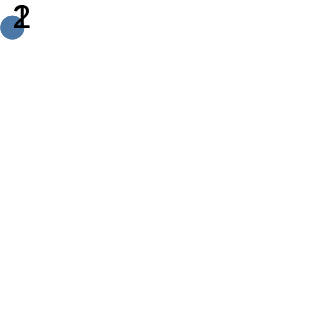

Vega-Lite specification for this chart:
### Vega specification from a JSON file in a GitHub repository (floating-point values rounded to 4 significant figures)
{"width": 100, "height": 100, "data": [{"name": "t", "values": [{"n": 1}, {"n": 2}]}], "scales": [{"name": "q", "type": "linear", "domain": {"data": "t", "field": "n"}, "range": [1, 2]}], "marks": [{"type": "symbol", "from": {"data": "t"}, "encode": {"enter": {"x": {"scale": {"signal": "null"}, "field": "n", "band": 0.5}, "size": {"value": 60}}}}, {"type": "text", "from": {"data": "t"}, "encode": {"enter": {"text": {"signal": "datum.n"}}}}]}
